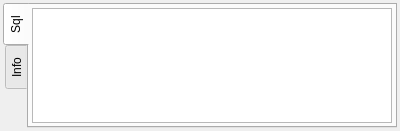
<?xml version="1.0" encoding="UTF-8"?>
<ui version="4.0">
 <class>SqlWidget</class>
 <widget class="QWidget" name="SqlWidget">
  <property name="geometry">
   <rect>
    <x>0</x>
    <y>0</y>
    <width>400</width>
    <height>120</height>
   </rect>
  </property>
  <property name="windowTitle">
   <string>Form</string>
  </property>
  <layout class="QVBoxLayout">
   <property name="spacing">
    <number>6</number>
   </property>
   <property name="margin">
    <number>3</number>
   </property>
   <item>
    <widget class="QTabWidget" name="tabWidget">
     <property name="tabPosition">
      <enum>QTabWidget::West</enum>
     </property>
     <widget class="QWidget" name="widget01">
      <attribute name="title">
       <string>Sql</string>
      </attribute>
      <layout class="QVBoxLayout">
       <property name="spacing">
        <number>5</number>
       </property>
       <property name="margin">
        <number>3</number>
       </property>
       <item>
        <widget class="SqlTextEdit" name="txtSql">
         <property name="toolTip">
          <string>Ctrl + Space to complete word</string>
         </property>
        </widget>
       </item>
      </layout>
     </widget>
     <widget class="QWidget" name="widget02">
      <attribute name="title">
       <string>Info</string>
      </attribute>
      <layout class="QVBoxLayout">
       <property name="spacing">
        <number>6</number>
       </property>
       <property name="margin">
        <number>4</number>
       </property>
       <item>
        <widget class="QTextEdit" name="txtLog">
         <property name="palette">
          <palette>
           <active>
            <colorrole role="WindowText">
             <brush brushstyle="SolidPattern">
              <color alpha="255">
               <red>0</red>
               <green>0</green>
               <blue>0</blue>
              </color>
             </brush>
            </colorrole>
            <colorrole role="Button">
             <brush brushstyle="SolidPattern">
              <color alpha="255">
               <red>220</red>
               <green>226</green>
               <blue>255</blue>
              </color>
             </brush>
            </colorrole>
            <colorrole role="Light">
             <brush brushstyle="SolidPattern">
              <color alpha="255">
               <red>255</red>
               <green>255</green>
               <blue>255</blue>
              </color>
             </brush>
            </colorrole>
            <colorrole role="Midlight">
             <brush brushstyle="SolidPattern">
              <color alpha="255">
               <red>237</red>
               <green>240</green>
               <blue>255</blue>
              </color>
             </brush>
            </colorrole>
            <colorrole role="Dark">
             <brush brushstyle="SolidPattern">
              <color alpha="255">
               <red>110</red>
               <green>113</green>
               <blue>127</blue>
              </color>
             </brush>
            </colorrole>
            <colorrole role="Mid">
             <brush brushstyle="SolidPattern">
              <color alpha="255">
               <red>147</red>
               <green>151</green>
               <blue>170</blue>
              </color>
             </brush>
            </colorrole>
            <colorrole role="Text">
             <brush brushstyle="SolidPattern">
              <color alpha="255">
               <red>85</red>
               <green>255</green>
               <blue>0</blue>
              </color>
             </brush>
            </colorrole>
            <colorrole role="BrightText">
             <brush brushstyle="SolidPattern">
              <color alpha="255">
               <red>255</red>
               <green>255</green>
               <blue>255</blue>
              </color>
             </brush>
            </colorrole>
            <colorrole role="ButtonText">
             <brush brushstyle="SolidPattern">
              <color alpha="255">
               <red>0</red>
               <green>0</green>
               <blue>0</blue>
              </color>
             </brush>
            </colorrole>
            <colorrole role="Base">
             <brush brushstyle="SolidPattern">
              <color alpha="255">
               <red>0</red>
               <green>0</green>
               <blue>0</blue>
              </color>
             </brush>
            </colorrole>
            <colorrole role="Window">
             <brush brushstyle="SolidPattern">
              <color alpha="255">
               <red>239</red>
               <green>239</green>
               <blue>239</blue>
              </color>
             </brush>
            </colorrole>
            <colorrole role="Shadow">
             <brush brushstyle="SolidPattern">
              <color alpha="255">
               <red>0</red>
               <green>0</green>
               <blue>0</blue>
              </color>
             </brush>
            </colorrole>
            <colorrole role="Highlight">
             <brush brushstyle="SolidPattern">
              <color alpha="255">
               <red>0</red>
               <green>0</green>
               <blue>128</blue>
              </color>
             </brush>
            </colorrole>
            <colorrole role="HighlightedText">
             <brush brushstyle="SolidPattern">
              <color alpha="255">
               <red>255</red>
               <green>255</green>
               <blue>255</blue>
              </color>
             </brush>
            </colorrole>
            <colorrole role="Link">
             <brush brushstyle="SolidPattern">
              <color alpha="255">
               <red>0</red>
               <green>0</green>
               <blue>238</blue>
              </color>
             </brush>
            </colorrole>
            <colorrole role="LinkVisited">
             <brush brushstyle="SolidPattern">
              <color alpha="255">
               <red>82</red>
               <green>24</green>
               <blue>139</blue>
              </color>
             </brush>
            </colorrole>
            <colorrole role="AlternateBase">
             <brush brushstyle="SolidPattern">
              <color alpha="255">
               <red>232</red>
               <green>232</green>
               <blue>232</blue>
              </color>
             </brush>
            </colorrole>
           </active>
           <inactive>
            <colorrole role="WindowText">
             <brush brushstyle="SolidPattern">
              <color alpha="255">
               <red>0</red>
               <green>0</green>
               <blue>0</blue>
              </color>
             </brush>
            </colorrole>
            <colorrole role="Button">
             <brush brushstyle="SolidPattern">
              <color alpha="255">
               <red>220</red>
               <green>226</green>
               <blue>255</blue>
              </color>
             </brush>
            </colorrole>
            <colorrole role="Light">
             <brush brushstyle="SolidPattern">
              <color alpha="255">
               <red>255</red>
               <green>255</green>
               <blue>255</blue>
              </color>
             </brush>
            </colorrole>
            <colorrole role="Midlight">
             <brush brushstyle="SolidPattern">
              <color alpha="255">
               <red>255</red>
               <green>255</green>
               <blue>255</blue>
              </color>
             </brush>
            </colorrole>
            <colorrole role="Dark">
             <brush brushstyle="SolidPattern">
              <color alpha="255">
               <red>110</red>
               <green>113</green>
               <blue>127</blue>
              </color>
             </brush>
            </colorrole>
            <colorrole role="Mid">
             <brush brushstyle="SolidPattern">
              <color alpha="255">
               <red>147</red>
               <green>151</green>
               <blue>170</blue>
              </color>
             </brush>
            </colorrole>
            <colorrole role="Text">
             <brush brushstyle="SolidPattern">
              <color alpha="255">
               <red>85</red>
               <green>255</green>
               <blue>0</blue>
              </color>
             </brush>
            </colorrole>
            <colorrole role="BrightText">
             <brush brushstyle="SolidPattern">
              <color alpha="255">
               <red>255</red>
               <green>255</green>
               <blue>255</blue>
              </color>
             </brush>
            </colorrole>
            <colorrole role="ButtonText">
             <brush brushstyle="SolidPattern">
              <color alpha="255">
               <red>0</red>
               <green>0</green>
               <blue>0</blue>
              </color>
             </brush>
            </colorrole>
            <colorrole role="Base">
             <brush brushstyle="SolidPattern">
              <color alpha="255">
               <red>0</red>
               <green>0</green>
               <blue>0</blue>
              </color>
             </brush>
            </colorrole>
            <colorrole role="Window">
             <brush brushstyle="SolidPattern">
              <color alpha="255">
               <red>239</red>
               <green>239</green>
               <blue>239</blue>
              </color>
             </brush>
            </colorrole>
            <colorrole role="Shadow">
             <brush brushstyle="SolidPattern">
              <color alpha="255">
               <red>0</red>
               <green>0</green>
               <blue>0</blue>
              </color>
             </brush>
            </colorrole>
            <colorrole role="Highlight">
             <brush brushstyle="SolidPattern">
              <color alpha="255">
               <red>0</red>
               <green>0</green>
               <blue>128</blue>
              </color>
             </brush>
            </colorrole>
            <colorrole role="HighlightedText">
             <brush brushstyle="SolidPattern">
              <color alpha="255">
               <red>255</red>
               <green>255</green>
               <blue>255</blue>
              </color>
             </brush>
            </colorrole>
            <colorrole role="Link">
             <brush brushstyle="SolidPattern">
              <color alpha="255">
               <red>0</red>
               <green>0</green>
               <blue>238</blue>
              </color>
             </brush>
            </colorrole>
            <colorrole role="LinkVisited">
             <brush brushstyle="SolidPattern">
              <color alpha="255">
               <red>82</red>
               <green>24</green>
               <blue>139</blue>
              </color>
             </brush>
            </colorrole>
            <colorrole role="AlternateBase">
             <brush brushstyle="SolidPattern">
              <color alpha="255">
               <red>232</red>
               <green>232</green>
               <blue>232</blue>
              </color>
             </brush>
            </colorrole>
           </inactive>
           <disabled>
            <colorrole role="WindowText">
             <brush brushstyle="SolidPattern">
              <color alpha="255">
               <red>128</red>
               <green>128</green>
               <blue>128</blue>
              </color>
             </brush>
            </colorrole>
            <colorrole role="Button">
             <brush brushstyle="SolidPattern">
              <color alpha="255">
               <red>220</red>
               <green>226</green>
               <blue>255</blue>
              </color>
             </brush>
            </colorrole>
            <colorrole role="Light">
             <brush brushstyle="SolidPattern">
              <color alpha="255">
               <red>255</red>
               <green>255</green>
               <blue>255</blue>
              </color>
             </brush>
            </colorrole>
            <colorrole role="Midlight">
             <brush brushstyle="SolidPattern">
              <color alpha="255">
               <red>255</red>
               <green>255</green>
               <blue>255</blue>
              </color>
             </brush>
            </colorrole>
            <colorrole role="Dark">
             <brush brushstyle="SolidPattern">
              <color alpha="255">
               <red>110</red>
               <green>113</green>
               <blue>127</blue>
              </color>
             </brush>
            </colorrole>
            <colorrole role="Mid">
             <brush brushstyle="SolidPattern">
              <color alpha="255">
               <red>147</red>
               <green>151</green>
               <blue>170</blue>
              </color>
             </brush>
            </colorrole>
            <colorrole role="Text">
             <brush brushstyle="SolidPattern">
              <color alpha="255">
               <red>128</red>
               <green>128</green>
               <blue>128</blue>
              </color>
             </brush>
            </colorrole>
            <colorrole role="BrightText">
             <brush brushstyle="SolidPattern">
              <color alpha="255">
               <red>255</red>
               <green>255</green>
               <blue>255</blue>
              </color>
             </brush>
            </colorrole>
            <colorrole role="ButtonText">
             <brush brushstyle="SolidPattern">
              <color alpha="255">
               <red>128</red>
               <green>128</green>
               <blue>128</blue>
              </color>
             </brush>
            </colorrole>
            <colorrole role="Base">
             <brush brushstyle="SolidPattern">
              <color alpha="255">
               <red>255</red>
               <green>255</green>
               <blue>255</blue>
              </color>
             </brush>
            </colorrole>
            <colorrole role="Window">
             <brush brushstyle="SolidPattern">
              <color alpha="255">
               <red>239</red>
               <green>239</green>
               <blue>239</blue>
              </color>
             </brush>
            </colorrole>
            <colorrole role="Shadow">
             <brush brushstyle="SolidPattern">
              <color alpha="255">
               <red>0</red>
               <green>0</green>
               <blue>0</blue>
              </color>
             </brush>
            </colorrole>
            <colorrole role="Highlight">
             <brush brushstyle="SolidPattern">
              <color alpha="255">
               <red>0</red>
               <green>0</green>
               <blue>128</blue>
              </color>
             </brush>
            </colorrole>
            <colorrole role="HighlightedText">
             <brush brushstyle="SolidPattern">
              <color alpha="255">
               <red>255</red>
               <green>255</green>
               <blue>255</blue>
              </color>
             </brush>
            </colorrole>
            <colorrole role="Link">
             <brush brushstyle="SolidPattern">
              <color alpha="255">
               <red>0</red>
               <green>0</green>
               <blue>238</blue>
              </color>
             </brush>
            </colorrole>
            <colorrole role="LinkVisited">
             <brush brushstyle="SolidPattern">
              <color alpha="255">
               <red>82</red>
               <green>24</green>
               <blue>139</blue>
              </color>
             </brush>
            </colorrole>
            <colorrole role="AlternateBase">
             <brush brushstyle="SolidPattern">
              <color alpha="255">
               <red>232</red>
               <green>232</green>
               <blue>232</blue>
              </color>
             </brush>
            </colorrole>
           </disabled>
          </palette>
         </property>
         <property name="autoFormatting">
          <set>QTextEdit::AutoNone</set>
         </property>
         <property name="readOnly">
          <bool>true</bool>
         </property>
        </widget>
       </item>
      </layout>
     </widget>
    </widget>
   </item>
  </layout>
 </widget>
 <customwidgets>
  <customwidget>
   <class>SqlTextEdit</class>
   <extends>QTextEdit</extends>
   <header>sqltextedit.h</header>
  </customwidget>
 </customwidgets>
 <resources/>
 <connections/>
</ui>
